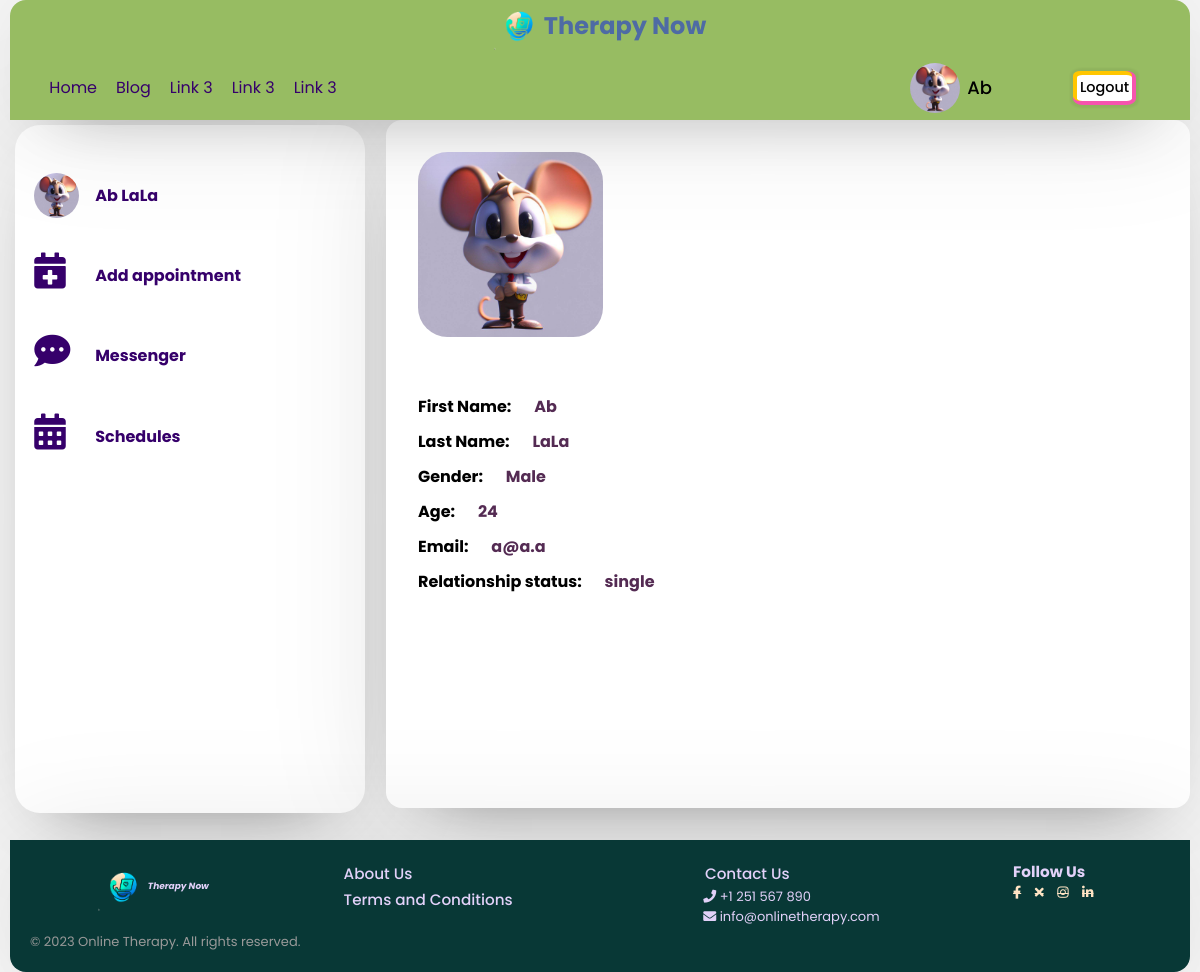
Page /profile.php (signed in) on the earlier database version.
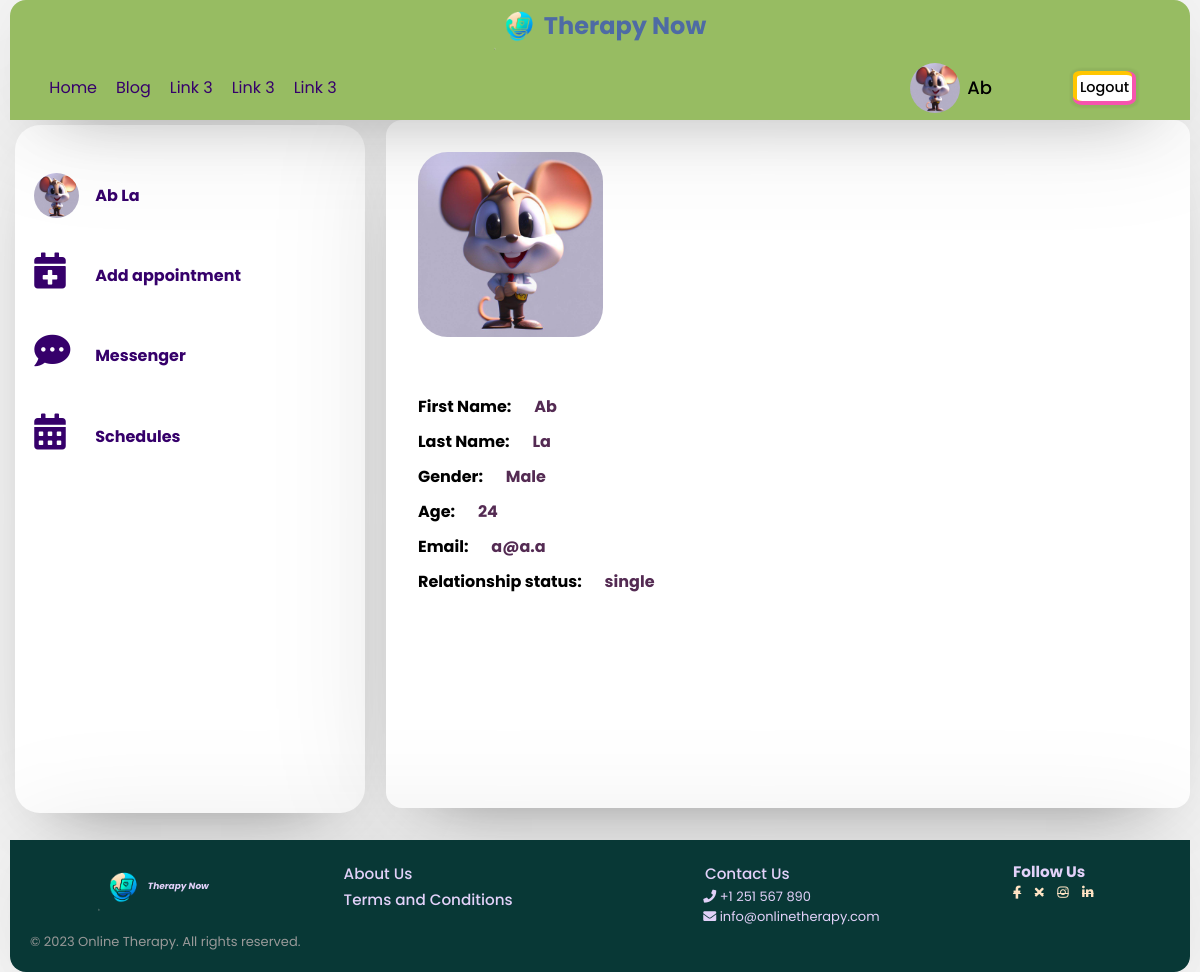
Same page on the later database version.
### tables this page shows
CREATE TABLE `users` (
  `user_id` int(11) NOT NULL,
  `unique_id` int(255) NOT NULL,
  `fname` varchar(255) NOT NULL,
  `lname` varchar(255) NOT NULL,
  `email` varchar(255) NOT NULL,
  `password` varchar(255) NOT NULL,
  `img` varchar(255) NOT NULL,
  `status` varchar(255) NOT NULL,
  `gender` varchar(10) DEFAULT NULL,
  `birthdate` date DEFAULT NULL,
  `relationship` varchar(100) DEFAULT NULL,
  `r_date` date DEFAULT curdate(),
  `r_time` time DEFAULT curtime()
);

### profile/profile.php (the view, shortened to what this page needs)
<?php
$sql_d = mysqli_query($conn, "SELECT * FROM therapist WHERE unique_id = {$_SESSION['unique_id']}");
$_doc = false;
$_user = false;
$user_profile = false;
if (mysqli_num_rows($sql_d) > 0) {
    $_doc = true;
    $_user = false;
    if (isset($_GET['link']) and $_GET['link'] == 'user_profile') {
        $user_profile = true;
    } else {
        $user_profile = false;
    }
} else {
    $_doc = false;
    $_user = true;
}
if ($_doc and !$user_profile) {
?>
    <div class="right">
        <img src="php/images/<?php echo $row['img']; ?>" alt="">
        <h2><?= $row['fname'] . '  ' . $row['lname'] ?></h2>
        <ul>
            <li><strong>Specialty:</strong> Psychiatrist</li>
            <li><strong>Location:</strong> Addis Ababa</li>
            <li><strong>Rating:</strong> 4.9/5</li>
            <li><strong>Bio:</strong> <?= $row['fname'] . '  ' ?> is a licensed and experienced psychiatrist who provides
                compassionate and effective mental health care to his patients. He specializes in treating anxiety,
                depression, bipolar disorder, and PTSD. He also offers online counseling and telemedicine services.</li>
        </ul>
    </div>
<?php
} elseif ($_user or $_doc) {
?>
    <div class="right prof">
        <?php
        $birthdate = new DateTime($row['birthdate']);
        $today = new DateTime('today');
        $age = $birthdate->diff($today)->y;
        ?>
        <div class="rightleft">
            <img src="php/images/<?php echo $row['img']; ?>" alt="">
            <ul>
                <br><br>
                <li><strong>First Name: </strong> <span><?= $row['fname'] ?> </span></li>
                <li><strong>Last Name: </strong> <span><?= $row['lname'] ?></span></li>
                <li><strong>Gender: </strong> <span><?= $row['gender'] ?></span></li>
                <li><strong>Age: </strong> <span><?= $age ?></span></li>
                <li><strong>Email: </strong> <span><?= $row['email'] ?></span></li>
                <li><strong>Relationship status: </strong> <span><?= $row['relationship'] ?></span></li>
            </ul>
        </div>
    </div>
<?php
}
?>

### header.php (shortened to what this page needs)
<div id="header-container">
    <div class="logo">
        <a href="index.php">
            <img src="img/logo.png" alt="" >
            <h1>Therapy Now</h1>
        </a>
    </div>
    <header>
        <div class="navigation-menu">
            <div class="navigation-links">
                <a href="index.php">Home</a>
                <a href="blog.php">Blog</a>
                <a href="#">Link 3</a>
                <a href="#">Link 3</a>
                <a href="#">Link 3</a>
            </div>
        </div>
        <?php include_once "php/config.php";
        if (!isset($_SESSION['unique_id'])) { ?>
        <div class="user-buttons c d">
            <a href="signup.php">Sign up</a>
            <a href="login.php">Log in</a>
        </div>
        <?php } else {
            $sql = mysqli_query($conn, "SELECT * FROM users WHERE unique_id = {$_SESSION['unique_id']}");
            if (mysqli_num_rows($sql) > 0) {
                $row = mysqli_fetch_assoc($sql);
            } else {
                $sql = mysqli_query($conn, "SELECT * FROM therapist WHERE unique_id = {$_SESSION['unique_id']}");
                $row = mysqli_fetch_assoc($sql);
            } ?>
        <div class="user-buttons user-profile c">
            <a href="profile.php" class="pro_link">
                <img src="php/images/<?php echo $row['img']; ?>" alt="">
                <span><?php echo $row['fname'] ?></span>
            </a>
            <a href="php/logout.php?logout_id=<?php echo $row['unique_id']; ?>" class="logout">Logout</a>
        </div>
        <?php } ?>
    </header>
</div>

### profile/sidebar.php (shortened to what this page needs)
<div class="left">
    <?php
    $sql = mysqli_query($conn, "SELECT * FROM therapist WHERE unique_id ={$_SESSION['unique_id']} ");
    if (mysqli_num_rows($sql) > 0) {
    ?>
    <a href="profile.php?link=profile">
        <img src="php/images/<?php echo $row['img']; ?>" alt="">
        <span class="icon-name">profile</span>
        <p><?= $row['fname'] . " " . $row['lname'] ?></p>
    </a>
    <a href="profile.php?link=patient">
        <span><i class="fas fa-solid fa-users"></i></span>
        <span class="icon-name" Patients></span>
        <p>Patients</p>
    </a>
    <?php
    } else {
    ?>
    <a href="profile.php?link=profile">
        <img src="php/images/<?php echo $row['img']; ?>" alt="">
        <p><?= $row['fname'] . " " . $row['lname'] ?></p>
    </a>
    <a href="profile.php?link=appointment">
        <span><i class="fas fa-calendar-plus"></i></span>
        <p>Add appointment</p>
    </a>
    <?php
    }
    ?>
    <a href="profile.php?link=message">
        <span><i class="fas fa-solid fa-comment-dots"></i></span>
        <p>Messenger</p>
    </a>
    <a href="profile.php?link=schedule">
        <span><i class="fas fa-solid fa-calendar-alt"></i></span>
        <p>Schedules</p>
    </a>
</div>

Differences in the rows shown:
changed users "Ab": lname "LaLa" → "La"
